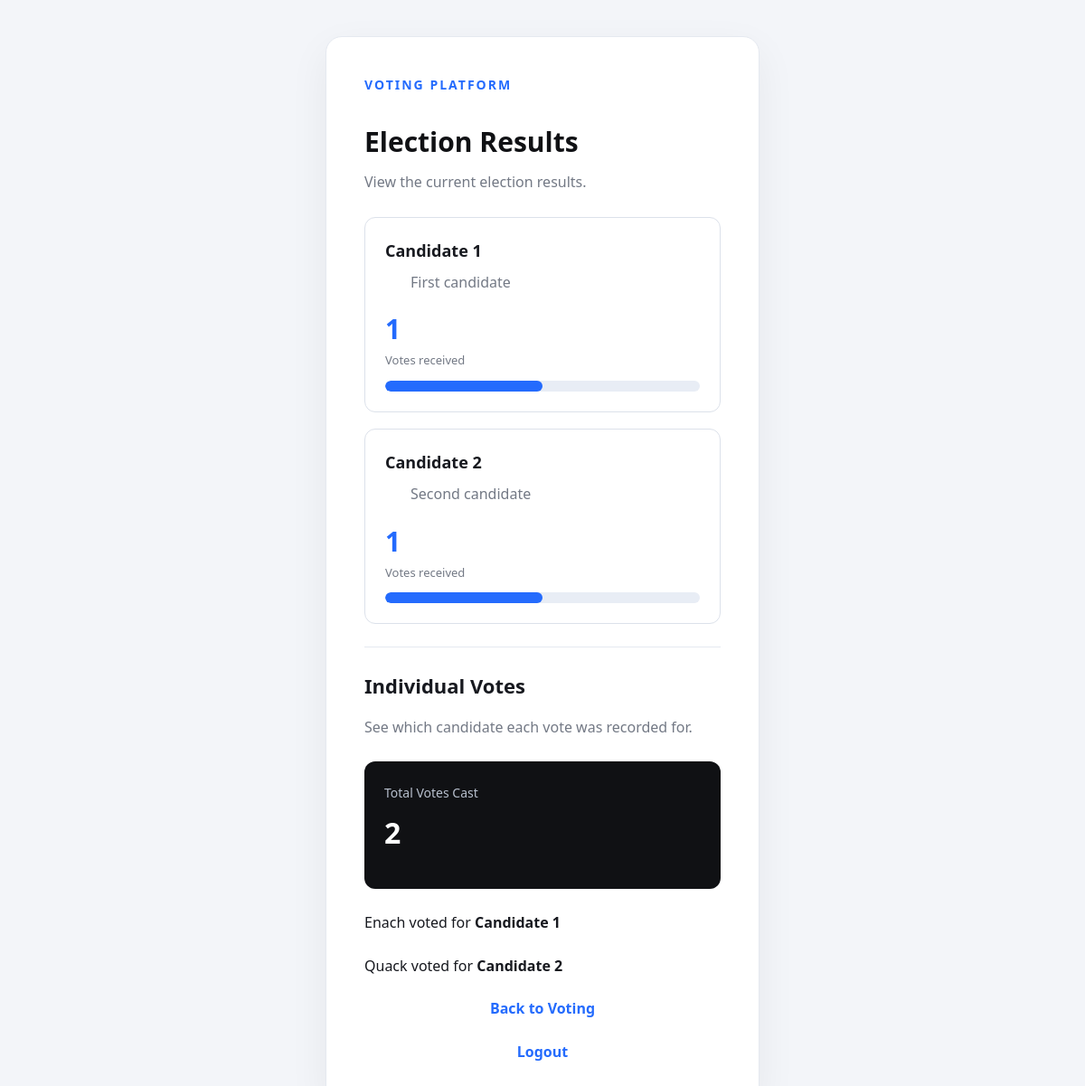
Page /results (signed in) on the committed database.
### models.py (models this page shows)
class Candidate(Base):
    __tablename__ = "candidates"
    id: Mapped[int] = mapped_column(
        Integer, primary_key=True, index=True
    )
    name: Mapped[str] = mapped_column(
        String(100), nullable=False
    )
    description: Mapped[str] = mapped_column(
        String(255), nullable=True
    )
    votes: Mapped[list[Vote]] = relationship(
        back_populates="candidate"
    )

class Vote(Base):
    __tablename__ = "votes"
    id: Mapped[int] = mapped_column(
        Integer, primary_key=True, index=True
    )
    user_id: Mapped[int] = mapped_column(
        ForeignKey("users.id"),
        unique=True,
        nullable=False
    )
    candidate_id: Mapped[int] = mapped_column(
        ForeignKey("candidates.id"),
        nullable=False
    )
    user: Mapped[User] = relationship(
        back_populates="votes"
    )
    candidate: Mapped[Candidate] = relationship(
        back_populates="votes"
    )

class User(Base):
    __tablename__ = "users"
    id: Mapped[int] = mapped_column(
        Integer, primary_key=True, index=True
    )
    username: Mapped[str] = mapped_column(
        String(50), unique=True, nullable=False
    )
    email: Mapped[str] = mapped_column(
        String(120), unique=True, nullable=False
    )
    hashed_password: Mapped[str] = mapped_column(
        String(255), nullable=False
    )
    votes: Mapped[list[Vote]] = relationship(
        back_populates="user"
    )

### main.py (the view)
@app.get("/results", response_class=HTMLResponse)
def election_results(
    request: Request,
    db: Session = Depends(get_db)
):
    user_id = request.session.get("user_id")
    if not user_id:
        return RedirectResponse(
            url="/login",
            status_code=303
        )
    candidates = db.query(models.Candidate).all()
    votes = db.query(models.Vote).all()
    for candidate in candidates:
        candidate.vote_count = len(candidate.votes)
    return templates.TemplateResponse(
        request,
        "results.html",
        {
            "candidates": candidates,
            "votes": votes
        }
    )

### templates/results.html (shortened to what this page needs)
<!DOCTYPE html>
<html>
<head>
    <link rel="stylesheet" href="/static/style.css">
</head>
<body>
    <div class="page-container">
        <div class="form-card">
            <div class="logo">Voting Platform</div>
            <h1>Election Results</h1>
            <p class="subtitle">
                View the current election results.
            </p>
{% for candidate in candidates %}
    <div class="result-card">
        <h3>{{ candidate.name }}</h3>
        <p class="candidate-description">
            {{ candidate.description }}
        </p>
        <div class="vote-count">
            {{ candidate.vote_count }}
            <span>Votes received</span>
        </div>
        <div class="vote-bar">
    <div
        class="vote-bar-fill"
        style="width: {{ (candidate.vote_count / (votes|length) * 100) if votes|length > 0 else 0 }}%;"
    ></div>
</div>
    </div>
{% endfor %}
            <hr>
            <h2>Individual Votes</h2>
            <p class="subtitle">
                See which candidate each vote was recorded for.
            </p>
            <div class="total-votes">
    <span>Total Votes Cast</span>
    <h2>{{ votes|length }}</h2>
</div>
            {% for vote in votes %}
                <div class="form-group">
                    <p>
                        {{ vote.user.username }} voted for
                        <strong>{{ vote.candidate.name }}</strong>
                    </p>
                </div>
            {% else %}
                <p class="subtitle">No votes have been recorded yet.</p>
            {% endfor %}
            <p class="footer-text">
                <a href="/vote">Back to Voting</a>
            </p>
            <p class="footer-text">
                <a href="/logout">Logout</a>
            </p>
        </div>
    </div>
</body>
</html>

### static/style.css (style rules this page uses)
* { margin: 0; padding: 0; box-sizing: border-box; }
body { font-family: 'Segoe UI', Arial, sans-serif; background: #F3F5F9; color: #17191F; line-height: 1.6; }
.page-container { min-height: 100vh; display: flex; justify-content: center; align-items: center; padding: 40px 20px; }
.form-card { background: #FFFFFF; width: 100%; max-width: 480px; padding: 42px; border-radius: 18px; border: 1px solid #E5E9F0; box-shadow: 0 15px 45px rgba(0, 0, 0, 0.06); }
.logo { color: #246BFD; font-size: 14px; font-weight: 800; letter-spacing: 2px; text-transform: uppercase; margin-bottom: 28px; }
h1 { font-size: 30px; color: #101114; margin-bottom: 8px; }
h2 { font-size: 22px; margin-bottom: 15px; }
h3 { font-size: 18px; margin-bottom: 8px; }
.subtitle { color: #737985; margin-bottom: 25px; }
.form-group { margin-bottom: 22px; }
a { color: #246BFD; text-decoration: none; font-weight: 600; }
.footer-text { text-align: center; margin-top: 22px; color: #737985; }
hr { border: none; border-top: 1px solid #E5E9F0; margin: 25px 0; }
.candidate-description { color: #737985; margin: 8px 0 0 28px; }
.result-card { background: #FFFFFF; border: 1px solid #DCE1EA; border-radius: 12px; padding: 22px; margin-bottom: 18px; }
.vote-count { color: #246BFD; font-size: 30px; font-weight: 800; margin-top: 15px; }
.vote-count span { display: block; font-size: 13px; color: #737985; font-weight: 500; }
.vote-bar { width: 100%; height: 12px; background: #E8EDF5; border-radius: 20px; margin-top: 12px; overflow: hidden; }
.vote-bar-fill { height: 100%; background: #246BFD; border-radius: 20px; transition: width 0.4s ease; }
.total-votes { background: #101114; color: #FFFFFF; padding: 22px; border-radius: 12px; margin-bottom: 25px; }
.total-votes span { color: #B8C0CE; font-size: 14px; }
.total-votes h2 { color: #FFFFFF; font-size: 32px; margin-top: 5px; }

### rows in the picture
Candidate: name "Candidate 1", description "First candidate", vote_count "1"
Candidate: name "Candidate 2", description "Second candidate", vote_count "1"
Vote: user.username "Enach", candidate.name "Candidate 1"
Vote: user.username "Quack", candidate.name "Candidate 2"

### other values in the picture
{{ votes|length }} "2"
